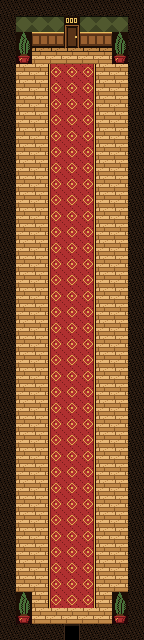

A level layout from a 2D game, rendered from its tile map. Below: a short description, then the map file with its tile-grid data intact:
An orthogonal 9x40 tile map with 16x16 px tiles, 1 tile layer (tiles) and 2 objects (entry, exit).

<map version="1.10" tiledversion="1.12.2" orientation="orthogonal" renderorder="right-down" width="9" height="40" tilewidth="16" tileheight="16" infinite="0" nextlayerid="3" nextobjectid="3">
 <properties>
  <property name="kind" value="seek_start" />
 </properties>
 <tileset firstgid="1" source="../tilesets/hotel.tsx" />
 <layer id="1" name="tiles" width="9" height="40">
  <data encoding="csv">
7,7,7,7,7,7,7,7,7,
7,8,8,8,10,8,8,8,7,
7,43,9,9,11,9,9,43,7,
7,44,3,3,3,3,3,44,7,
7,2,2,4,5,6,2,2,7,
7,2,2,4,5,6,2,2,7,
7,2,2,4,5,6,2,2,7,
7,2,2,4,5,6,2,2,7,
7,2,2,4,5,6,2,2,7,
7,2,2,4,5,6,2,2,7,
7,2,2,4,5,6,2,2,7,
7,2,2,4,5,6,2,2,7,
7,2,2,4,5,6,2,2,7,
7,2,2,4,5,6,2,2,7,
7,2,2,4,5,6,2,2,7,
7,2,2,4,5,6,2,2,7,
7,2,2,4,5,6,2,2,7,
7,2,2,4,5,6,2,2,7,
7,2,2,4,5,6,2,2,7,
7,2,2,4,5,6,2,2,7,
7,2,2,4,5,6,2,2,7,
7,2,2,4,5,6,2,2,7,
7,2,2,4,5,6,2,2,7,
7,2,2,4,5,6,2,2,7,
7,2,2,4,5,6,2,2,7,
7,2,2,4,5,6,2,2,7,
7,2,2,4,5,6,2,2,7,
7,2,2,4,5,6,2,2,7,
7,2,2,4,5,6,2,2,7,
7,2,2,4,5,6,2,2,7,
7,2,2,4,5,6,2,2,7,
7,2,2,4,5,6,2,2,7,
7,2,2,4,5,6,2,2,7,
7,2,2,4,5,6,2,2,7,
7,2,2,4,5,6,2,2,7,
7,2,2,4,5,6,2,2,7,
7,2,2,4,5,6,2,2,7,
7,43,2,4,5,6,2,43,7,
7,44,2,2,2,2,2,44,7,
7,7,7,7,25,7,7,7,7
</data>
 </layer>
 <objectgroup id="2" name="objects">
  <object id="1" name="entry" x="64" y="624" width="16" height="16">
   <properties>
    <property name="wall" value="bottom" />
   </properties>
  </object>
  <object id="2" name="exit" x="64" y="16" width="16" height="32">
   <properties>
    <property name="wall" value="top" />
   </properties>
  </object>
 </objectgroup>
</map>
